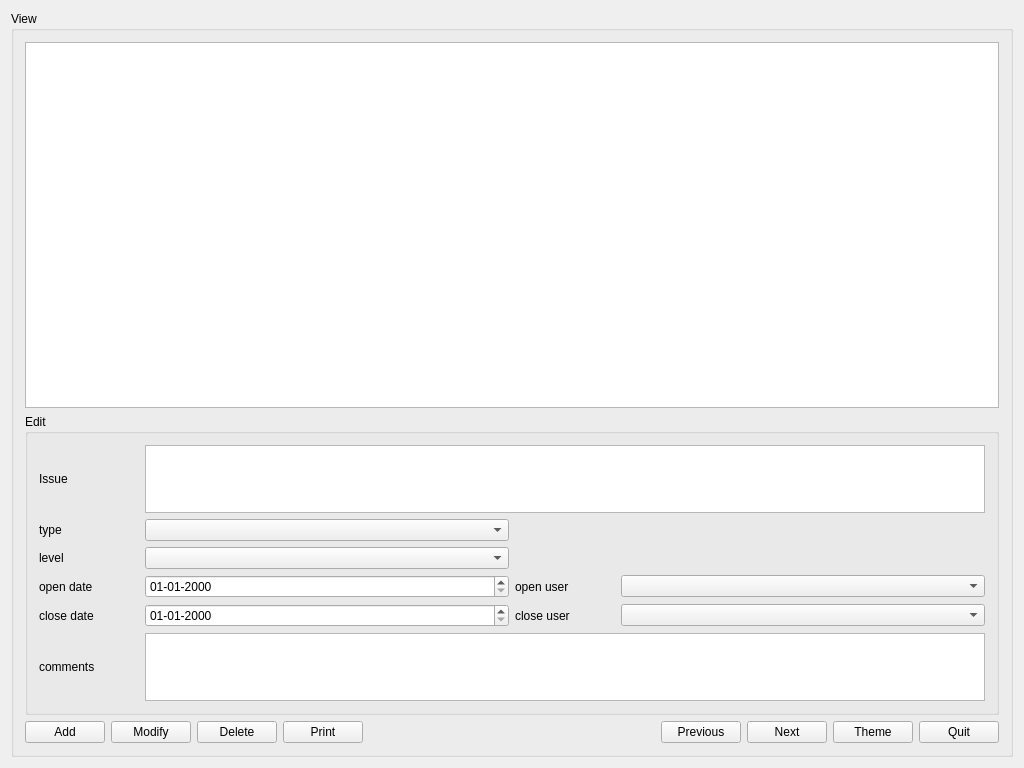
<?xml version="1.0" encoding="UTF-8"?>
<ui version="4.0">
 <class>track</class>
 <widget class="QWidget" name="track">
  <property name="geometry">
   <rect>
    <x>0</x>
    <y>0</y>
    <width>1024</width>
    <height>768</height>
   </rect>
  </property>
  <property name="windowTitle">
   <string>track</string>
  </property>
  <layout class="QHBoxLayout" name="horizontalLayout_2">
   <item>
    <widget class="QGroupBox" name="groupBox">
     <property name="title">
      <string>View</string>
     </property>
     <layout class="QVBoxLayout" name="verticalLayout">
      <item>
       <widget class="QTableView" name="tableView"/>
      </item>
      <item>
       <widget class="QGroupBox" name="groupBox_2">
        <property name="maximumSize">
         <size>
          <width>16777215</width>
          <height>301</height>
         </size>
        </property>
        <property name="title">
         <string>Edit</string>
        </property>
        <layout class="QGridLayout" name="gridLayout">
         <item row="2" column="0">
          <widget class="QLabel" name="label_3">
           <property name="minimumSize">
            <size>
             <width>100</width>
             <height>0</height>
            </size>
           </property>
           <property name="maximumSize">
            <size>
             <width>100</width>
             <height>16777215</height>
            </size>
           </property>
           <property name="text">
            <string>level</string>
           </property>
          </widget>
         </item>
         <item row="0" column="0">
          <widget class="QLabel" name="label_1">
           <property name="minimumSize">
            <size>
             <width>100</width>
             <height>0</height>
            </size>
           </property>
           <property name="maximumSize">
            <size>
             <width>100</width>
             <height>16777215</height>
            </size>
           </property>
           <property name="text">
            <string>Issue</string>
           </property>
          </widget>
         </item>
         <item row="2" column="2">
          <widget class="QComboBox" name="cmbLevel">
           <property name="minimumSize">
            <size>
             <width>133</width>
             <height>0</height>
            </size>
           </property>
          </widget>
         </item>
         <item row="5" column="0">
          <widget class="QLabel" name="label_8">
           <property name="minimumSize">
            <size>
             <width>100</width>
             <height>0</height>
            </size>
           </property>
           <property name="maximumSize">
            <size>
             <width>100</width>
             <height>16777215</height>
            </size>
           </property>
           <property name="text">
            <string>comments</string>
           </property>
          </widget>
         </item>
         <item row="4" column="0">
          <widget class="QLabel" name="label_6">
           <property name="minimumSize">
            <size>
             <width>100</width>
             <height>0</height>
            </size>
           </property>
           <property name="maximumSize">
            <size>
             <width>100</width>
             <height>16777215</height>
            </size>
           </property>
           <property name="text">
            <string>close date</string>
           </property>
          </widget>
         </item>
         <item row="3" column="0">
          <widget class="QLabel" name="label_4">
           <property name="minimumSize">
            <size>
             <width>100</width>
             <height>0</height>
            </size>
           </property>
           <property name="maximumSize">
            <size>
             <width>100</width>
             <height>16777215</height>
            </size>
           </property>
           <property name="text">
            <string>open date</string>
           </property>
          </widget>
         </item>
         <item row="4" column="2">
          <widget class="QDateEdit" name="dateClose">
           <property name="displayFormat">
            <string>dd-MM-yyyy</string>
           </property>
          </widget>
         </item>
         <item row="3" column="3">
          <widget class="QLabel" name="label_5">
           <property name="minimumSize">
            <size>
             <width>100</width>
             <height>0</height>
            </size>
           </property>
           <property name="maximumSize">
            <size>
             <width>100</width>
             <height>16777215</height>
            </size>
           </property>
           <property name="text">
            <string>open user</string>
           </property>
          </widget>
         </item>
         <item row="1" column="0">
          <widget class="QLabel" name="label_2">
           <property name="minimumSize">
            <size>
             <width>100</width>
             <height>0</height>
            </size>
           </property>
           <property name="maximumSize">
            <size>
             <width>100</width>
             <height>16777215</height>
            </size>
           </property>
           <property name="text">
            <string>type</string>
           </property>
          </widget>
         </item>
         <item row="3" column="4">
          <widget class="QComboBox" name="cmbOpenUser">
           <property name="minimumSize">
            <size>
             <width>133</width>
             <height>0</height>
            </size>
           </property>
          </widget>
         </item>
         <item row="4" column="4">
          <widget class="QComboBox" name="cmbCloseUser">
           <property name="minimumSize">
            <size>
             <width>133</width>
             <height>0</height>
            </size>
           </property>
          </widget>
         </item>
         <item row="4" column="3">
          <widget class="QLabel" name="label_7">
           <property name="minimumSize">
            <size>
             <width>100</width>
             <height>0</height>
            </size>
           </property>
           <property name="maximumSize">
            <size>
             <width>100</width>
             <height>16777215</height>
            </size>
           </property>
           <property name="text">
            <string>close user</string>
           </property>
          </widget>
         </item>
         <item row="1" column="2">
          <widget class="QComboBox" name="cmbType">
           <property name="minimumSize">
            <size>
             <width>133</width>
             <height>0</height>
            </size>
           </property>
          </widget>
         </item>
         <item row="3" column="2">
          <widget class="QDateEdit" name="dateOpen">
           <property name="displayFormat">
            <string>dd-MM-yyyy</string>
           </property>
          </widget>
         </item>
         <item row="0" column="2" colspan="3">
          <widget class="QPlainTextEdit" name="txtIssue"/>
         </item>
         <item row="5" column="2" colspan="3">
          <widget class="QPlainTextEdit" name="txtComments"/>
         </item>
        </layout>
       </widget>
      </item>
      <item>
       <layout class="QHBoxLayout" name="horizontalLayout">
        <item>
         <widget class="QPushButton" name="btnAdd">
          <property name="text">
           <string>Add</string>
          </property>
         </widget>
        </item>
        <item>
         <widget class="QPushButton" name="btnModify">
          <property name="text">
           <string>Modify</string>
          </property>
         </widget>
        </item>
        <item>
         <widget class="QPushButton" name="btnDelete">
          <property name="text">
           <string>Delete</string>
          </property>
         </widget>
        </item>
        <item>
         <widget class="QPushButton" name="btnPrint">
          <property name="text">
           <string>Print</string>
          </property>
         </widget>
        </item>
        <item>
         <spacer name="horizontalSpacer">
          <property name="orientation">
           <enum>Qt::Horizontal</enum>
          </property>
          <property name="sizeHint" stdset="0">
           <size>
            <width>40</width>
            <height>20</height>
           </size>
          </property>
         </spacer>
        </item>
        <item>
         <widget class="QPushButton" name="btnPrevious">
          <property name="text">
           <string>Previous</string>
          </property>
         </widget>
        </item>
        <item>
         <widget class="QPushButton" name="btnNext">
          <property name="text">
           <string>Next</string>
          </property>
         </widget>
        </item>
        <item>
         <widget class="QPushButton" name="pushButton">
          <property name="text">
           <string>Theme</string>
          </property>
         </widget>
        </item>
        <item>
         <widget class="QPushButton" name="btnClose">
          <property name="text">
           <string>Quit</string>
          </property>
         </widget>
        </item>
       </layout>
      </item>
     </layout>
    </widget>
   </item>
  </layout>
 </widget>
 <layoutdefault spacing="6" margin="11"/>
 <tabstops>
  <tabstop>tableView</tabstop>
  <tabstop>txtIssue</tabstop>
  <tabstop>cmbType</tabstop>
  <tabstop>cmbLevel</tabstop>
  <tabstop>dateOpen</tabstop>
  <tabstop>dateClose</tabstop>
  <tabstop>txtComments</tabstop>
  <tabstop>cmbOpenUser</tabstop>
  <tabstop>cmbCloseUser</tabstop>
  <tabstop>btnAdd</tabstop>
  <tabstop>btnModify</tabstop>
  <tabstop>btnDelete</tabstop>
  <tabstop>btnPrint</tabstop>
  <tabstop>btnPrevious</tabstop>
  <tabstop>btnNext</tabstop>
  <tabstop>pushButton</tabstop>
  <tabstop>btnClose</tabstop>
 </tabstops>
 <resources/>
 <connections/>
</ui>
